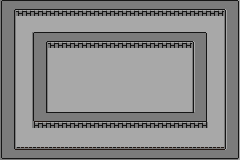

A 2D game scene composited from a Tiled map and its tileset images. What follows is a short description and the map's XML, with every tile layer's data as written:
An orthogonal 15x10 tile map with 16x16 px tiles, 1 tile layer (floor).

<map version="1.4" tiledversion="1.4.1" orientation="orthogonal" renderorder="right-down" width="15" height="10" tilewidth="16" tileheight="16" infinite="0" nextlayerid="2" nextobjectid="1">
 <tileset firstgid="1" name="tiles" tilewidth="16" tileheight="16" tilecount="16" columns="4">
  <image source="../../images/tilesets/tiles.png" width="64" height="64" />
 </tileset>
 <layer id="1" name="floor" width="15" height="10">
  <data encoding="csv">
1,2,2,2,2,2,2,2,2,2,2,2,2,2,3,
5,6,6,6,6,6,6,6,6,6,6,6,6,6,7,
5,6,1,2,2,2,2,2,2,2,2,2,3,6,7,
5,6,5,6,6,6,6,6,6,6,6,6,7,6,7,
5,6,5,6,6,6,6,6,6,6,6,6,7,6,7,
5,6,5,6,6,6,6,6,6,6,6,6,7,6,7,
5,6,5,6,6,6,6,6,6,6,6,6,7,6,7,
5,6,8,2,2,2,2,2,2,2,2,2,4,6,7,
5,6,6,6,6,6,6,6,6,6,6,6,6,6,7,
9,10,10,10,10,10,10,10,10,10,10,10,10,10,11
</data>
 </layer>
</map>
